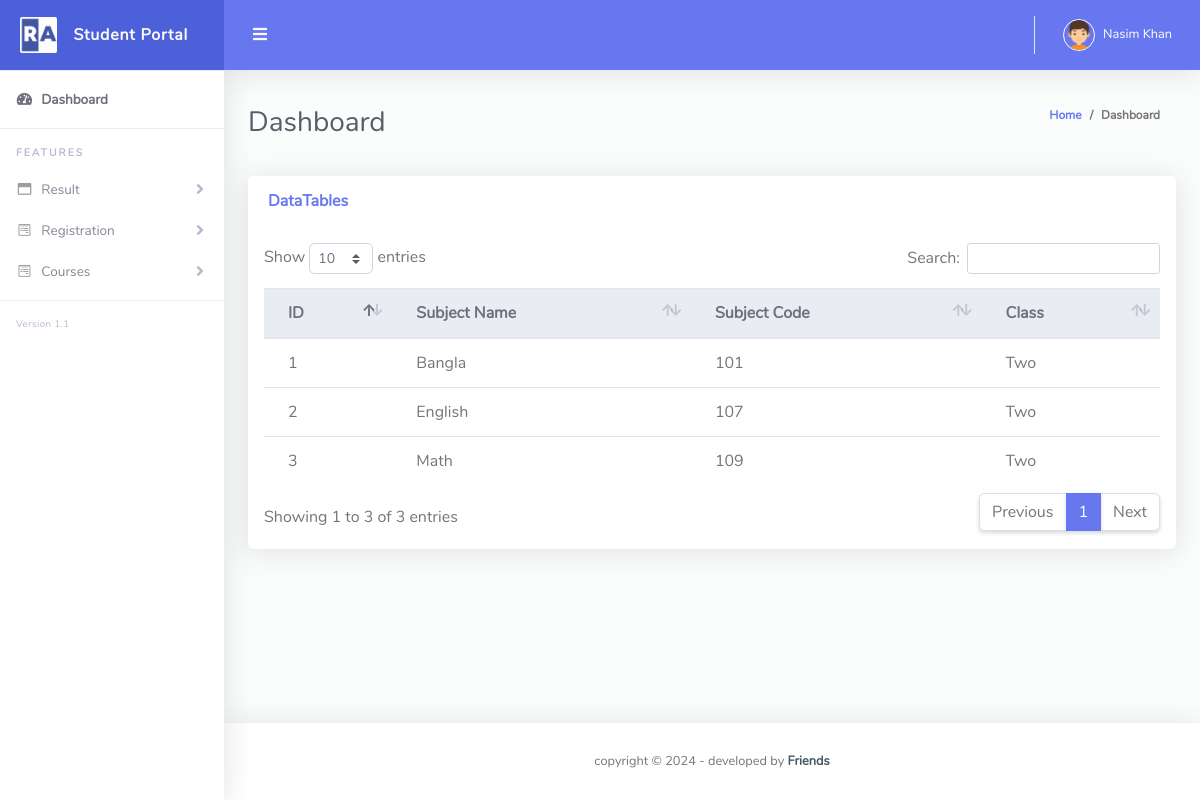
The page /registered_course.php (signed in) on the database its author committed.
### tables this page shows
CREATE TABLE `subject` (
  `subject_id` int(5) NOT NULL,
  `subject_category` varchar(20) NOT NULL,
  `subject_name` varchar(50) NOT NULL,
  `subject_code` varchar(10) NOT NULL
);

### registered_course.php (the view, shortened to what this page needs)
<?php
require('connection.php');
$user_id            = $_SESSION['user_id'];
$user_type          = $_SESSION['user_type'];
if ($user_type == 'student') {
?>
    <!DOCTYPE html>
    <html lang="en">
    <?php
    $sql = "SELECT * FROM admission WHERE  student_roll iS NOT NULL AND user_id=$user_id";
    $query = $conn->query($sql);
    while ($data = mysqli_fetch_assoc($query)) {
        $class          = $data['class'];
    }
    ?>
    <?php
    $sql2 = "SELECT * FROM subject WHERE subject_category= $class";
    $query2 = $conn->query($sql2);
    ?>
    <?php
    $sql1 = "SELECT * FROM class";
    $query1 = $conn->query($sql1);
    $data_list = array();
    while ($data2 = mysqli_fetch_assoc($query1)) {
        $class_id = $data2['class_id'];
        $class_name = $data2['class_name'];
        $data_list[$class_id] = $class_name;
    }
    ?>
    <head>
        <link href="vendor/fontawesome-free/css/all.min.css" rel="stylesheet" type="text/css">
        <link href="vendor/bootstrap/css/bootstrap.min.css" rel="stylesheet" type="text/css">
        <link href="css/ruang-admin.min.css" rel="stylesheet">
        <link href="vendor/datatables/dataTables.bootstrap4.min.css" rel="stylesheet">
    </head>
    <body id="page-top">
        <div id="wrapper">
            <?php include('student_sidebar.php') ?>
            <div id="content-wrapper" class="d-flex flex-column">
                <div id="content">
                    <?php include('topbar.php'); ?>
                    <div class="container-fluid" id="container-wrapper">
                        <div class="d-sm-flex align-items-center justify-content-between mb-4">
                            <h1 class="h3 mb-0 text-gray-800">Dashboard</h1>
                            <ol class="breadcrumb">
                                <li class="breadcrumb-item"><a href="./">Home</a></li>
                                <li class="breadcrumb-item active" aria-current="page">Dashboard</li>
                            </ol>
                        </div>
                        <div class="row mb-3">
                            <div class="col-lg-12">
                                <div class="card mb-4">
                                    <div class="card-header py-3 d-flex flex-row align-items-center justify-content-between">
                                        <h6 class="m-0 font-weight-bold text-primary">DataTables</h6>
                                    </div>
                                    <div class="table-responsive p-3">
                                        <table class="table align-items-center table-flush" id="dataTable">
                                            <thead class="thead-light">
                                                <tr>
                                                    <th>ID</th>
                                                    <th>Subject Name</th>
                                                    <th>Subject Code</th>
                                                    <th>Class</th>
                                                </tr>
                                            </thead>
                                            <tbody>
                                                <?php
                                                $sl = 0;
                                                while ($data3 = mysqli_fetch_assoc($query2)) {
                                                    $subject_category   = $data3['subject_category'];
                                                    $subject_name       = $data3['subject_name'];
                                                    $subject_code       = $data3['subject_code'];
                                                    $sl++;
                                                ?>
                                                    <tr>
                                                        <td><?php echo $sl ?></td>
                                                        <td><?php echo $subject_name ?></td>
                                                        <td><?php echo $subject_code ?></td>
                                                        <td><?php echo $data_list[$subject_category] ?></td>
                                                    </tr>
                                                <?php
                                                }
                                                ?>
                                            </tbody>
                                        </table>
                                    </div>
                                </div>
                            </div>
                        </div>
                    </div>
                </div>
                <footer class="sticky-footer bg-white">
                    <div class="container my-auto">
                        <div class="copyright text-center my-auto">
                            <span>copyright &copy;  - developed by
                                <b><a href="#" target="_blank">Friends</a></b>
                            </span>
                        </div>
                    </div>
                </footer>
            </div>
        </div>
    </body>
    </html>
<?php
} else {
    header('location:login.php');
}
?>

### rows shown on the page
subject: subject_name "Bangla", subject_code "101", subject_category "Two"
subject: subject_name "English", subject_code "107", subject_category "Two"
subject: subject_name "Math", subject_code "109", subject_category "Two"

### other values the page prints
$username "Nasim Khan"
